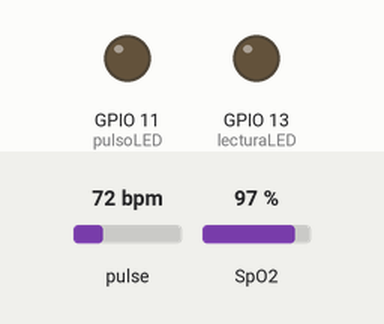
Simulated run of this sketch. Board: ESP32-S3. Parts: output pins drawn as LEDs (lit = HIGH). The test bench sets the inputs (shaded band); at power-on: pulse 72 bpm, SpO2 97 %. What the sketch prints to the serial monitor is not drawn.

Above: at 0.05 s.
Timing chart, 0 to 3.0 s (numbered marks = the images above):
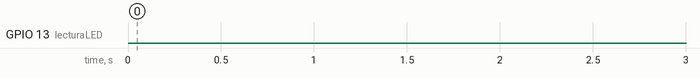

The sketch:

sensor_max30102_codigo.ino
```cpp
#include <Wire.h>
#include "MAX30105.h"
#include "spo2_algorithm.h"

MAX30105 pulsioximetro;

#define MAX_BRIGHTNESS 255

#if defined(__AVR_ATmega328P__) || defined(__AVR_ATmega168__)

// Arduino UNO
uint16_t pulsoBuffer[100];
uint16_t oxiBuffer[100];

#else

// ESP32
uint32_t pulsoBuffer[100];
uint32_t oxiBuffer[100];

#endif

int32_t BufferLongitud;
int32_t spo2;
int8_t SPO2valido;
int32_t rangopulsacion;
int8_t validrangopulsacion;

byte pulsoLED = 11;
byte lecturaLED = 13;

void setup()
{
  Serial.begin(115200);

  pinMode(pulsoLED, OUTPUT);
  pinMode(lecturaLED, OUTPUT);

  // ===== INICIAR I2C EN ESP32 =====
  // SDA = GPIO 21
  // SCL = GPIO 22
  Wire.begin(21, 22);

  // ===== INICIAR SENSOR =====
  if (!pulsioximetro.begin(Wire, I2C_SPEED_FAST))
  {
    Serial.println("MAX30102 no encontrado. Revisa conexiones.");
    while (1);
  }

  Serial.println("Coloca el dedo sobre el sensor...");

  byte brilloLED = 60;
  byte mediaMuestreo = 4;
  byte ModoLED = 2;
  byte rangoMuestreo = 100;
  int anchoPulso = 411;
  int rangoADC = 4096;

  pulsioximetro.setup(
    brilloLED,
    mediaMuestreo,
    ModoLED,
    rangoMuestreo,
    anchoPulso,
    rangoADC
  );
}

void loop()
{
  BufferLongitud = 100;

  // ===== LEER PRIMERAS 100 MUESTRAS =====
  for (byte i = 0; i < BufferLongitud; i++)
  {
    while (pulsioximetro.available() == false)
      pulsioximetro.check();

    oxiBuffer[i] = pulsioximetro.getRed();
    pulsoBuffer[i] = pulsioximetro.getIR();

    pulsioximetro.nextSample();

    Serial.print("RED=");
    Serial.print(oxiBuffer[i]);

    Serial.print(" IR=");
    Serial.println(pulsoBuffer[i]);
  }

  // ===== CALCULAR SPO2 Y BPM =====
  maxim_heart_rate_and_oxygen_saturation(
    pulsoBuffer,
    BufferLongitud,
    oxiBuffer,
    &spo2,
    &SPO2valido,
    &rangopulsacion,
    &validrangopulsacion
  );

  while (1)
  {
    // Desplazar buffers
    for (byte i = 25; i < 100; i++)
    {
      oxiBuffer[i - 25] = oxiBuffer[i];
      pulsoBuffer[i - 25] = pulsoBuffer[i];
    }

    // Leer nuevas muestras
    for (byte i = 75; i < 100; i++)
    {
      while (pulsioximetro.available() == false)
        pulsioximetro.check();

      digitalWrite(lecturaLED, !digitalRead(lecturaLED));

      oxiBuffer[i] = pulsioximetro.getRed();
      pulsoBuffer[i] = pulsioximetro.getIR();

      pulsioximetro.nextSample();

      Serial.print("Oxigeno=");
      Serial.print(spo2);

      Serial.print("%  BPM=");
      Serial.print(rangopulsacion);

      Serial.print("  RED=");
      Serial.print(oxiBuffer[i]);

      Serial.print("  IR=");
      Serial.println(pulsoBuffer[i]);
    }

    // Recalcular
    maxim_heart_rate_and_oxygen_saturation(
      pulsoBuffer,
      BufferLongitud,
      oxiBuffer,
      &spo2,
      &SPO2valido,
      &rangopulsacion,
      &validrangopulsacion
    );
  }
}
```
